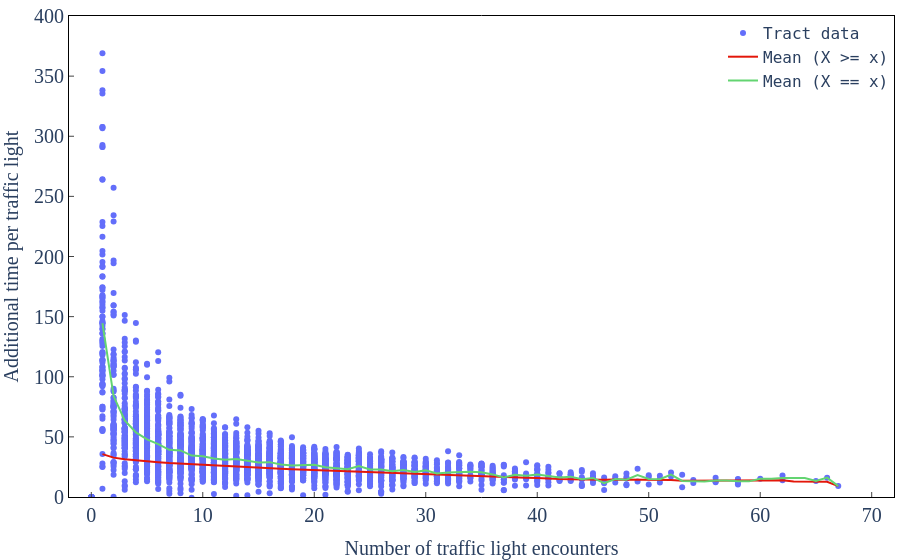

Write notebook code for a chart like this one.
### Markdown cell above
## Additional time per traffic signal (traffic unaware)

### Code cell
import plotly.graph_objects as go
import numpy as np

signal_dict = json.load(open('data/num_traffic_signals.json', 'r'))
budget_results = json.load(open('results/paths/budget/commutes_old.json'))
results = json.load(open('./data/real_traffic_paths.json', 'r'))

x = []
y = []

for o, r in results.items():
    for d in r:
        dest = d['destination']

        if not o in budget_results: continue
        if not dest in budget_results[o]: continue
        
        raw_result = budget_results[o][dest]
        realworld_result = d['static_duration_s'] 

        unrestricted_path_index = list(raw_result.keys())[0]
        num_signals = signal_dict[o][dest]

        #if num_signals < 10: continue 

        x += [num_signals]
        if not num_signals:
            y += [0]
        else:
            y += [(realworld_result-raw_result[str(unrestricted_path_index)])/num_signals]


rolling_average = [np.mean(np.array(y)[np.array(x) >= t]) for t in range(1, max(x)+1)] 
x_average = np.nan_to_num([np.mean(np.array(y)[np.array(x) == t]) for t in range(1,max(x)+1)], nan=0)

for i, xe in enumerate(x_average):
    if not xe: x_average[i] = x_average[i-1]

fig = go.Figure()
fig.update(**json.load(open('./analysis/graph_config.json', 'r')))
fig.add_trace(go.Scatter(x=x, y=y, mode="markers", name="Tract data"))
fig.add_trace(go.Scatter(x=[t for t in range(1, max(x)+1)], y=rolling_average, name="Mean (X >= x)", line_color="#E3170A"))
fig.add_trace(go.Scatter(x=[t for t in range(1, max(x)+1)], y=x_average, name="Mean (X == x)", line_color="#63D471"))

fig.update_yaxes(range=(0, 400), title="Additional time per traffic light")
fig.update_xaxes(range=(-2, 72), title="Number of traffic light encounters")

fig.update_layout(
    font=dict(size=20),                 # global default
    title_font_size=20,
    legend_font_size=16,
    xaxis=dict(title_font_size=20, tickfont_size=20,),
    yaxis=dict(title_font_size=20, tickfont_size=20),
)

fig.show()



mean = np.mean(y)

x = np.array(x)

x = x[x.argsort()[::1]]
y = np.array(y)[x.argsort()[::1]]





print(f"AVERAGE EXTRA TIME PER TRAFFIC LIGHT: {mean}")

### Figure 1 — Plotly figure (JSON) as saved in the notebook; plotly's stock layout.template omitted (floating-point values rounded to 4 significant figures; data arrays with more than 128 entries replaced by an {"elided": "..."} marker saying what was removed)
{"data": [{"mode": "markers", "name": "Tract data", "type": "scatter", "x": {"elided": "3604 int values"}, "y": {"elided": "3604 float values"}}, {"line": {"color": "#E3170A"}, "name": "Mean (X >= x)", "type": "scatter", "x": [1, 2, 3, 4, 5, 6, 7, 8, 9, 10, 11, 12, 13, 14, 15, 16, 17, 18, 19, 20, 21, 22, 23, 24, 25, 26, 27, 28, 29, 30, 31, 32, 33, 34, 35, 36, 37, 38, 39, 40, 41, 42, 43, 44, 45, 46, 47, 48, 49, 50, 51, 52, 53, 54, 55, 56, 57, 58, 59, 60, 61, 62, 63, 64, 65, 66, 67], "y": [35.68, 32.73, 31.38, 30.4, 29.62, 28.88, 28.19, 27.67, 27.06, 26.61, 26.13, 25.73, 25.37, 24.88, 24.51, 24.06, 23.54, 23.15, 22.79, 22.38, 21.91, 21.58, 21.32, 21.07, 20.47, 20.15, 19.69, 19.47, 19.0, 18.77, 18.31, 18.15, 17.85, 17.43, 17.18, 16.58, 16.24, 16.24, 15.94, 15.79, 15.26, 14.95, 14.83, 14.52, 14.46, 14.25, 14.56, 14.52, 14.55, 14.27, 14.17, 14.07, 13.56, 13.58, 13.67, 13.67, 13.66, 13.66, 14.2, 14.2, 14.02, 14.02, 12.81, 12.81, 12.81, 12.59, 9.082]}, {"line": {"color": "#63D471"}, "name": "Mean (X == x)", "type": "scatter", "x": [1, 2, 3, 4, 5, 6, 7, 8, 9, 10, 11, 12, 13, 14, 15, 16, 17, 18, 19, 20, 21, 22, 23, 24, 25, 26, 27, 28, 29, 30, 31, 32, 33, 34, 35, 36, 37, 38, 39, 40, 41, 42, 43, 44, 45, 46, 47, 48, 49, 50, 51, 52, 53, 54, 55, 56, 57, 58, 59, 60, 61, 62, 63, 64, 65, 66, 67], "y": [144.5, 83.92, 63.77, 53.73, 47.87, 43.94, 39.25, 38.74, 34.45, 33.89, 32.03, 30.89, 31.53, 30.0, 28.7, 28.99, 27.02, 26.17, 26.64, 26.74, 24.71, 23.75, 23.09, 25.7, 22.96, 22.88, 21.38, 22.49, 20.74, 22.13, 19.54, 20.35, 20.65, 20.95, 20.59, 18.79, 16.18, 18.57, 17.61, 18.74, 17.38, 16.24, 16.93, 14.85, 15.88, 11.45, 14.93, 14.35, 18.19, 15.05, 14.85, 18.68, 13.36, 12.94, 12.94, 13.73, 13.73, 13.0, 13.0, 15.12, 15.12, 15.82, 15.82, 15.82, 13.27, 16.09, 9.082]}], "layout": {"autosize": false, "font": {"family": "Times New Roman", "size": 20}, "legend": {"bgcolor": "rgba(0, 0, 0, 0)", "font": {"family": "monospace", "size": 16}, "x": 1, "xanchor": "right"}, "margin": {"b": 5, "l": 5, "r": 5, "t": 5}, "plot_bgcolor": "rgba(0, 0, 0, 0)", "showlegend": true, "title": {"font": {"size": 20}}, "xaxis": {"linecolor": "black", "mirror": true, "range": [-2, 72], "showline": true, "tickfont": {"size": 20}, "ticks": "inside", "title": {"font": {"size": 20}, "text": "Number of traffic light encounters"}}, "yaxis": {"linecolor": "black", "mirror": true, "range": [0, 400], "showline": true, "tickfont": {"size": 20}, "ticks": "inside", "title": {"font": {"size": 20}, "text": "Additional time per traffic light"}}}}
